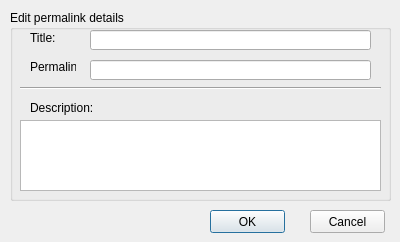
<?xml version="1.0" encoding="UTF-8"?>
<ui version="4.0">
 <class>addPermalinkDialog</class>
 <widget class="QDialog" name="addPermalinkDialog">
  <property name="geometry">
   <rect>
    <x>0</x>
    <y>0</y>
    <width>400</width>
    <height>242</height>
   </rect>
  </property>
  <property name="windowTitle">
   <string>Dialog</string>
  </property>
  <widget class="QPushButton" name="btnOk">
   <property name="geometry">
    <rect>
     <x>210</x>
     <y>210</y>
     <width>75</width>
     <height>23</height>
    </rect>
   </property>
   <property name="text">
    <string>OK</string>
   </property>
  </widget>
  <widget class="QPushButton" name="btnCancel">
   <property name="geometry">
    <rect>
     <x>310</x>
     <y>210</y>
     <width>75</width>
     <height>23</height>
    </rect>
   </property>
   <property name="text">
    <string>Cancel</string>
   </property>
  </widget>
  <widget class="QGroupBox" name="groupBox">
   <property name="geometry">
    <rect>
     <x>10</x>
     <y>10</y>
     <width>381</width>
     <height>191</height>
    </rect>
   </property>
   <property name="title">
    <string>Edit permalink details</string>
   </property>
   <widget class="QLineEdit" name="lineEditTitle">
    <property name="geometry">
     <rect>
      <x>80</x>
      <y>20</y>
      <width>281</width>
      <height>20</height>
     </rect>
    </property>
    <property name="text">
     <string/>
    </property>
   </widget>
   <widget class="QPlainTextEdit" name="textEditDescription">
    <property name="geometry">
     <rect>
      <x>10</x>
      <y>110</y>
      <width>361</width>
      <height>71</height>
     </rect>
    </property>
   </widget>
   <widget class="QLabel" name="label">
    <property name="geometry">
     <rect>
      <x>20</x>
      <y>20</y>
      <width>71</width>
      <height>16</height>
     </rect>
    </property>
    <property name="text">
     <string>Title:</string>
    </property>
   </widget>
   <widget class="QLabel" name="label_2">
    <property name="geometry">
     <rect>
      <x>20</x>
      <y>90</y>
      <width>91</width>
      <height>16</height>
     </rect>
    </property>
    <property name="text">
     <string>Description:</string>
    </property>
   </widget>
   <widget class="Line" name="line">
    <property name="geometry">
     <rect>
      <x>10</x>
      <y>70</y>
      <width>361</width>
      <height>16</height>
     </rect>
    </property>
    <property name="orientation">
     <enum>Qt::Horizontal</enum>
    </property>
   </widget>
   <widget class="QLabel" name="label_3">
    <property name="geometry">
     <rect>
      <x>20</x>
      <y>50</y>
      <width>46</width>
      <height>13</height>
     </rect>
    </property>
    <property name="text">
     <string>Permalink:</string>
    </property>
   </widget>
   <widget class="QLineEdit" name="lineEditPermalink">
    <property name="geometry">
     <rect>
      <x>80</x>
      <y>50</y>
      <width>281</width>
      <height>20</height>
     </rect>
    </property>
   </widget>
  </widget>
 </widget>
 <resources/>
 <connections/>
</ui>
